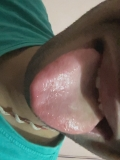
#> input picture androidFlask.jpg, 120 x 160 px
$ python circleImage.py
#> lines starting #> are read from the running program, lines starting #| are printed output that depends on the picture; after the words box and inside, x2 and y2 are one past the last pixel; in counts of white or black regions, pixels touching at a corner belong together
import cv2


def circle_image():
    image = cv2.imread('androidFlask.jpg')
#> image is the input picture: shape (160, 120, 3); mean B, G, R 92.3, 101.1, 100.9
    image = cv2.circle(image, (50, 50), 30, (50, 200, 75), 5)
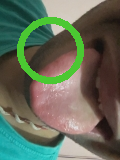
#> image: shape (160, 120, 3); 6.88% of pixels changed, all inside (x1, y1, x2, y2) = (17, 17, 84, 84)
    cv2.imshow("Image", image)
    cv2.waitKey(0)


circle_image()

$ run again, with teeth-marked-tongue.jpg copied over androidFlask.jpg
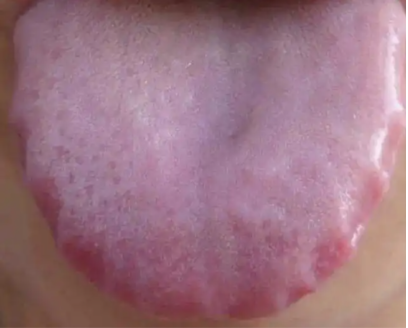
#> input picture teeth-marked-tongue.jpg, 408 x 328 px
#> in circle_image, image is the input picture: shape (328, 408, 3); mean B, G, R 129.8, 116.4, 156.3
#> in circle_image, `image = cv2.circle(image, (50, 50), 30, (50, 200, 75), 5)`:
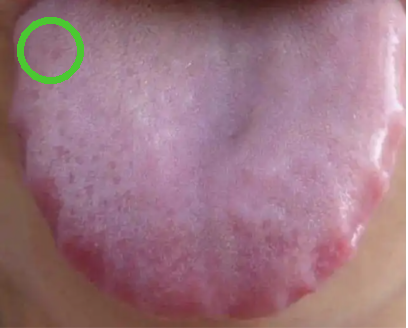
#> image: shape (328, 408, 3); 0.99% of pixels changed, all inside (x1, y1, x2, y2) = (17, 17, 84, 84)

$ run again, with long_togue.png saved as androidFlask.jpg
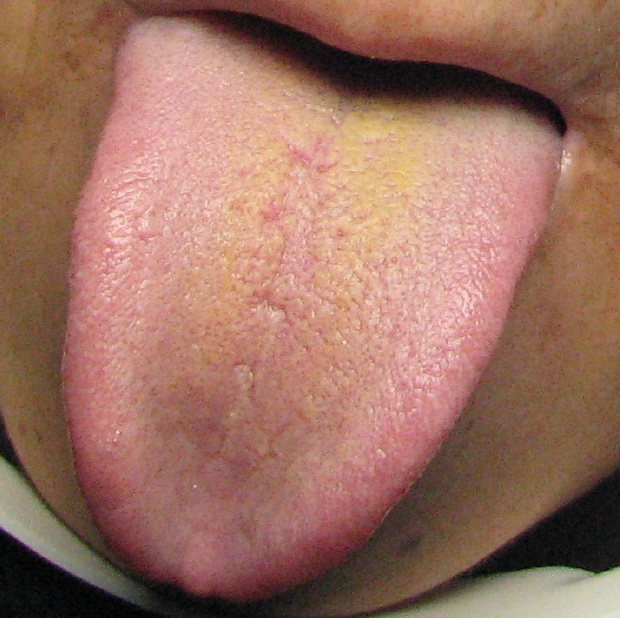
#> input picture long_togue.png, 620 x 618 px
#> in circle_image, image is the input picture: shape (618, 620, 3); mean B, G, R 96.9, 112.4, 155.8
#> in circle_image, `image = cv2.circle(image, (50, 50), 30, (50, 200, 75), 5)`:
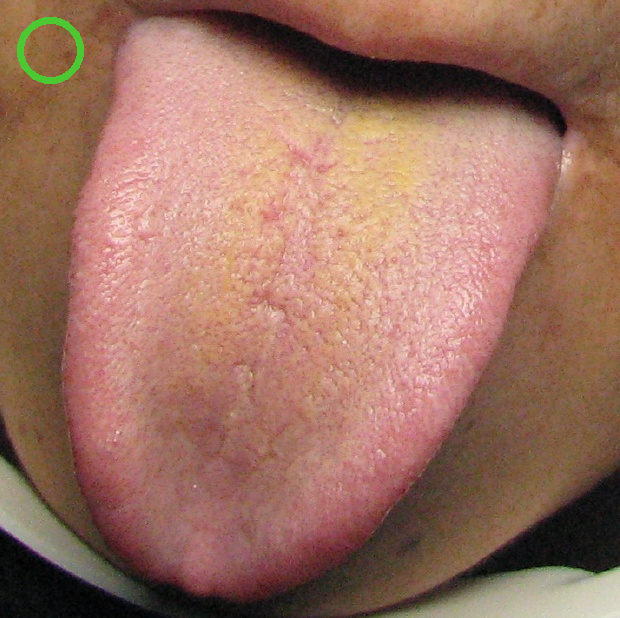
#> image: shape (618, 620, 3); 0.34% of pixels changed, all inside (x1, y1, x2, y2) = (17, 17, 84, 84)

$ run again, with wide_tongue.png saved as androidFlask.jpg
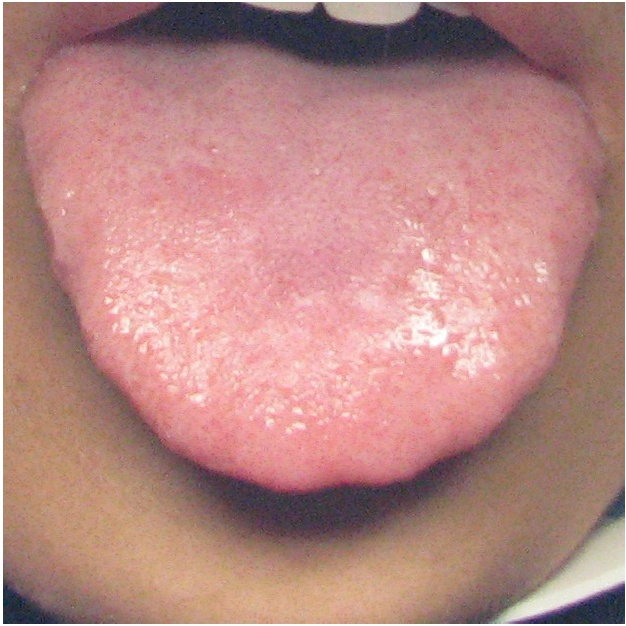
#> input picture wide_tongue.png, 626 x 626 px
#> in circle_image, image is the input picture: shape (626, 626, 3); mean B, G, R 131.4, 135.7, 183.6
#> in circle_image, `image = cv2.circle(image, (50, 50), 30, (50, 200, 75), 5)`:
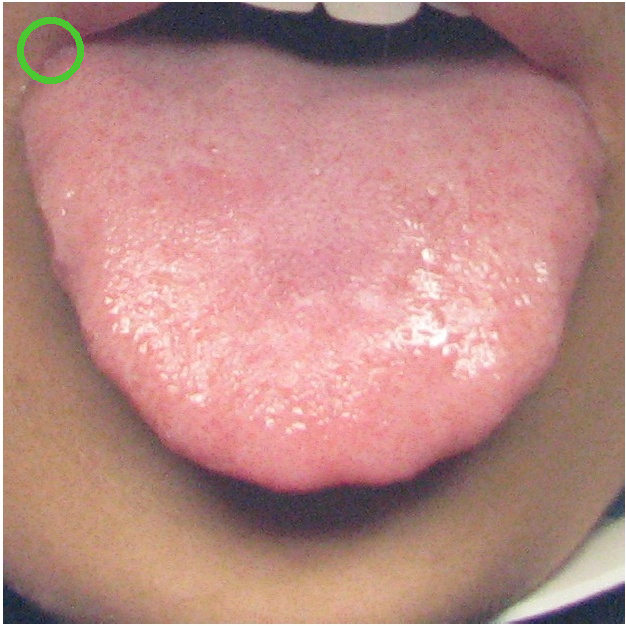
#> image: shape (626, 626, 3); 0.34% of pixels changed, all inside (x1, y1, x2, y2) = (17, 17, 84, 84)
